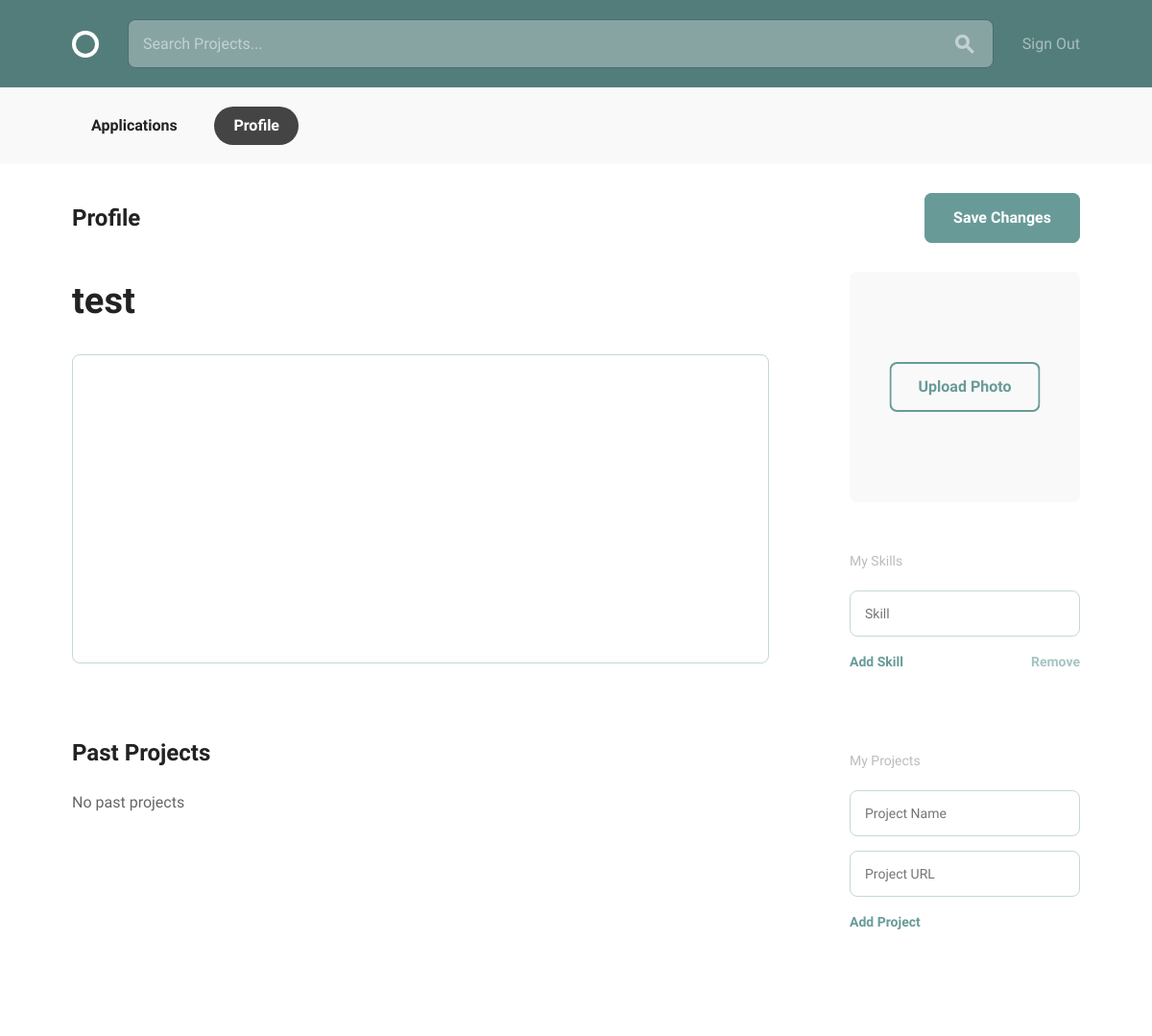
/accounts/profile/test/edit/ (signed in), run on an earlier commit of the app's database.
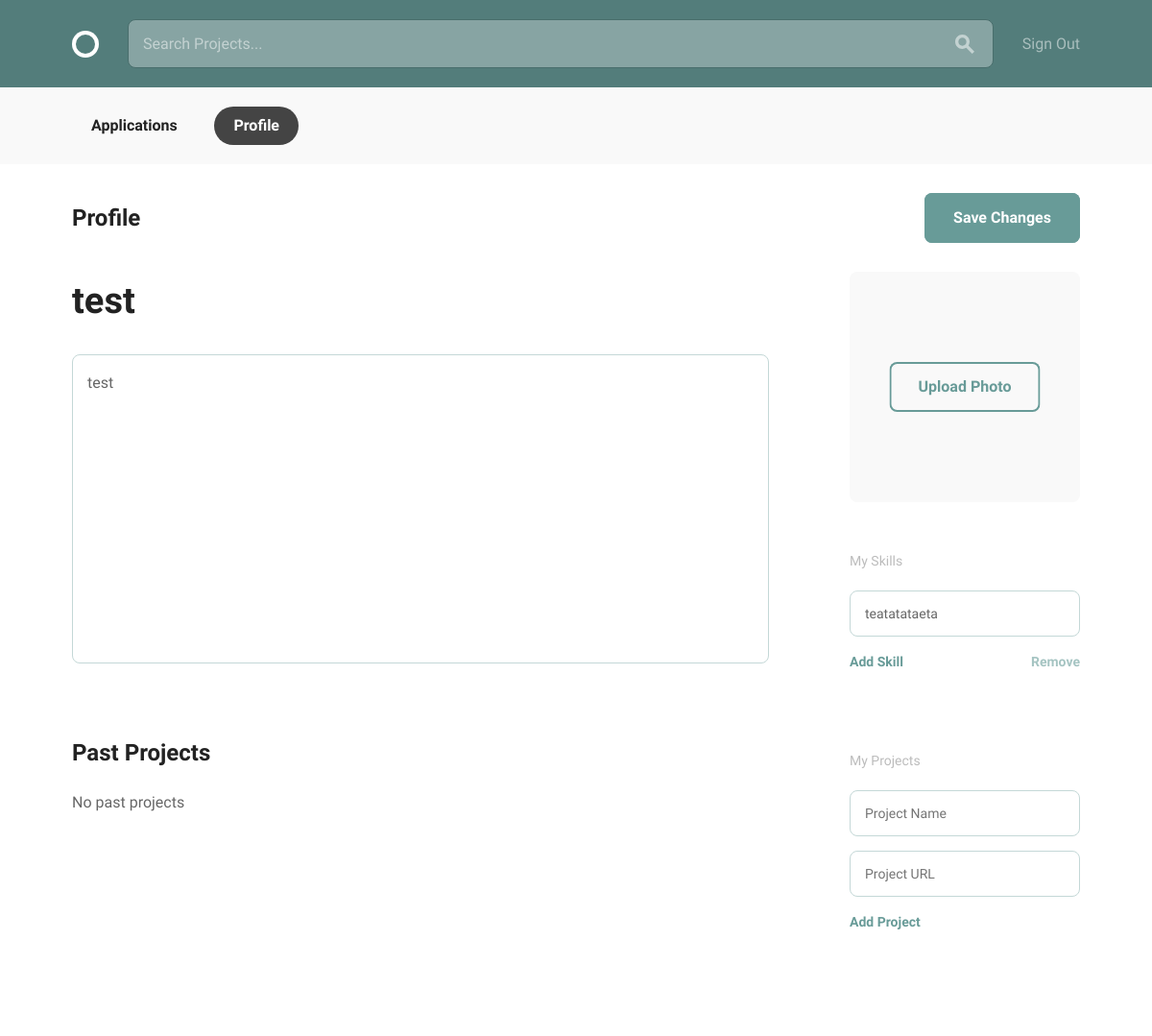
And on a later commit of the database.
### accounts/models.py (models this page shows, shortened)
class UserProfile(Model):
    user = OneToOneField(User, on_delete=CASCADE)
    slug = SlugField(unique=True, allow_unicode=True, default='')
    bio = TextField(default="")
    pfp = ImageField()
    skills_internal = TextField(default="")
    @property
    def skills(self):
        if self.skills_internal == '':
            return []
        return self.skills_internal.split(',')

### accounts/views.py (the view)
# urls.py: path('profile/<slug:slug>/edit/', ProfileEditView.as_view(), name='profile_edit')
class ProfileEditView(LoginRequiredMixin, PrefetchRelatedMixin, UpdateView): # pylint: disable=too-many-ancestors
    model = UserProfile
    prefetch_related = ("user",)
    fields = ("bio", "pfp", "skills_internal")
    template_name = "accounts/profile_edit.html"
    def get_form(self, form_class=None):
        form = super().get_form(form_class)
        form.fields['pfp'].required = False
        form.fields['skills_internal'].required = False
        form.fields['skills_internal'].widget = HiddenInput()
        return form
    def get(self, request, *args, **kwargs):
        auth_user = request.user
        profile = self.get_object()
        if not auth_user == profile.user:
            return HttpResponseRedirect(reverse_lazy(
                'accounts:profile',
                kwargs={"slug": profile.slug}
            ))
        return super().get(request, *args, **kwargs)

### projects/templatetags/utils.py (called while the page is built)
@register.filter
@stringfilter
def starts_with(value, arg):
    return value.startswith(arg)

### accounts/templates/accounts/profile_edit.html (shortened to what this page needs)
{% extends "layout.html" %}
{% block body %}
<div class="bounds circle--page">
  <form id="form" method="POST">
    <div class="circle--page--header circle--fluid">
      <div class="circle--fluid--cell circle--fluid--primary">
        <h2>Profile</h2>
      </div>
      <div class="circle--fluid--cell circle--fluid--secondary">
        <input type="submit" class="button button-primary icon-on-left" value="Save Changes">
      </div>
    </div>
    <div class="grid-70">
      <p class="circle--input--h1">{{ userprofile.user.username }}</p>
      <div class="circle--article--body">
        {{ form.bio }}
      </div>
      <h2>Past Projects</h2>
      {% if userprofile.projects.get %}
      <table class="u-full-width circle--table">
        <thead>
          <tr>
            <th>Project Title</th>
            <th class="circle--cell--right">Project Needs</th>
          </tr>
        </thead>
        <tbody>
          {% for project in userprofile.projects.get %}
          <tr class="clickable-row" data-href="project.html">
            <td>
              <h3>{{ project.name }}</h3>
            </td>
            <td class="circle--cell--right">
              <span class="secondary-label">{{ project.my_title }}</span>
            </td>
          </tr>
          {% endfor %}
        </tbody>
      </table>
      {% else %}
      <p>No past projects</p>
      {% endif %}
    </div>
    <div class="grid-25 grid-push-5">
      <div class="circle--secondary--module">
        <div class="circle--primary--avatar">
          <a class="button">
            Upload Photo
          </a>
        </div>
      </div>
      <div class="circle--secondary--module">
        <h4>My Skills</h4>
        <ul class="circle--clone--list">
          {% if userprofile.skills and userprofile.skills|length > 0 %}
          {% for skill in userprofile.skills %}
          <li class="circle--clone--clonable">
            <input class="skill-field" type="text" placeholder="Skill" value="{{ skill }}" />
            <a class="circle--clone--add">Add Skill</a>
            <a class="circle--clone--remove">Remove</a>
          </li>
          {% endfor %}
          {% else %}
          <li class="circle--clone--clonable">
            <input class="skill-field" type="text" placeholder="Skill" />
            <a class="circle--clone--add">Add Skill</a>
            <a class="circle--clone--remove">Remove</a>
          </li>
          {% endif %}
        </ul>
      </div>
      <div class="circle--secondary--module">
        <h4>My Projects</h4>
        <ul class="circle--clone--list">
          <li>
            <input type="text" placeholder="Project Name" />
            <input type="text" placeholder="Project URL" />
            <a class="circle--clone--add">Add Project</a>
          </li>
        </ul>
      </div>
    </div>
  </form>
</div>
{% endblock %}

What changed in the data, as far as the page shows it:
changed UserProfile "test": bio (not shown) → "test"; skills_internal empty → "teatatataeta" (drawn)
Also different on the page:
new list line: "teatatataeta"
new list line: "Add Skill Remove"
text no longer shown: "Add Skill Remove"
